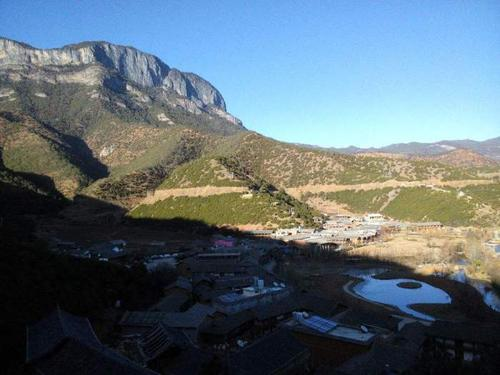
#> input picture cds_arithmetic/data/src/3.jpg, 500 x 375 px
$ python main.py
#> lines starting #> are read from the running program, lines starting #| are printed output that depends on the picture
### cds_arithmetic/cds_retinex.py
import numpy as np
import cv2 as cv
import sys


def localStd(img):
    # 归一化
    # img = img / 255.0
    # 计算均值图像和均值图像的平方图像
    img_blur = cv.blur(img, (21, 21))
    reslut_1 = img_blur**2
    # 计算图像的平方和平方后的均值
    img_2 = img**2
    reslut_2 = cv.blur(img_2, (21, 21))

    reslut = np.sqrt(np.maximum(reslut_2 - reslut_1, 0))
    return reslut


def get_reflect(img, img_illumination):
    # get_img_illumination = get_illumination(img)
    get_img_reflect = (img + 0.001) / (img_illumination + 0.001)
    return get_img_reflect


def enhancement_reflect(img):
    # 通过高斯滤波器
    gaussian_blur_img = cv.GaussianBlur(img, (21, 21), 0)
    enhancement_reflect_img = img * gaussian_blur_img
    return enhancement_reflect_img


def get_enhancment_img(img_enhance_illumination, img_enahnce_reflect):
    img = img_enhance_illumination * img_enahnce_reflect
    img = img.astype("uint8")
    return img


def read_img_from_disk(file_path):
    # 0. 读取图像
#> called with file_path = './cds_arithmetic/data/src/3.jpg'
    img = cv.imread(file_path, cv.IMREAD_COLOR)
#> img is the input picture: shape (375, 500, 3); mean B, G, R 118.2, 109.5, 94.5
    return img


def get_illumination(img):
    return cv.GaussianBlur(img, (15, 15), 0)


"""
enhancment_illumination 增强反射分量，传入反射分量，返回增强后的反射分量
"""


def enhancment_illumination(img_illumination):
    img_hsv = cv.cvtColor(img_illumination, cv.COLOR_BGR2HSV)
    img_hsv = (img_hsv - np.min(img_hsv)) / (np.max(img_hsv) - np.min(img_hsv))
    h, s, v = cv.split(img_hsv)
    wsd = 5
    gm = np.mean(v) / (1 + wsd * np.std(v))  # 一个数字
    cst = localStd(v)  # 300 * 400 的矩阵
    lm = gm * v / (1 + wsd * cst)  # 300 * 400 的矩阵
    c = np.exp(gm)  # 一个常数
    wg = v**0.2  # 300 *400
    wl = 1 - wg
    outM = v**c / (v**c + (wl * lm) ** c + (wg * gm) ** c + 0.001)
    outM = 1.5 * outM - 0.5 * cv.GaussianBlur(outM, (21, 21), 0)
    outM = (outM - np.min(outM)) / (np.max(outM) - np.min(outM))
    paramerter = 0.9
    img_illumination[:, :, 0] = (
        outM * (img_illumination[:, :, 0] / (v + 0.01)) ** paramerter
    )
    img_illumination[:, :, 1] = (
        outM * (img_illumination[:, :, 1] / (v + 0.01)) ** paramerter
    )
    img_illumination[:, :, 2] = (
        outM * (img_illumination[:, :, 2] / (v + 0.01)) ** paramerter
    )
    return img_illumination

### retinex/retinex.py
import numpy as np
import cv2


def singleScaleRetinex(img, sigma):

    retinex = np.log10(img) - np.log10(cv2.GaussianBlur(img, (0, 0), sigma))

    return retinex


def multiScaleRetinex(img, sigma_list):

    retinex = np.zeros_like(img)
    for sigma in sigma_list:
        retinex += singleScaleRetinex(img, sigma)

    retinex = retinex / len(sigma_list)

    return retinex


def colorRestoration(img, alpha, beta):

    img_sum = np.sum(img, axis=2, keepdims=True)

    color_restoration = beta * (np.log10(alpha * img) - np.log10(img_sum))

    return color_restoration


def simplestColorBalance(img, low_clip, high_clip):

    total = img.shape[0] * img.shape[1]
    for i in range(img.shape[2]):
        unique, counts = np.unique(img[:, :, i], return_counts=True)
        current = 0
        for u, c in zip(unique, counts):
            if float(current) / total < low_clip:
                low_val = u
            if float(current) / total < high_clip:
                high_val = u
            current += c

        img[:, :, i] = np.maximum(np.minimum(img[:, :, i], high_val), low_val)

    return img


def MSRCR(img, sigma_list, G, b, alpha, beta, low_clip, high_clip):

    img = np.float64(img) + 1.0

    img_retinex = multiScaleRetinex(img, sigma_list)
    img_color = colorRestoration(img, alpha, beta)
    img_msrcr = G * (img_retinex * img_color + b)

    for i in range(img_msrcr.shape[2]):
        img_msrcr[:, :, i] = (
            (img_msrcr[:, :, i] - np.min(img_msrcr[:, :, i]))
            / (np.max(img_msrcr[:, :, i]) - np.min(img_msrcr[:, :, i]))
            * 255
        )

    img_msrcr = np.uint8(np.minimum(np.maximum(img_msrcr, 0), 255))
    img_msrcr = simplestColorBalance(img_msrcr, low_clip, high_clip)

    return img_msrcr


def automatedMSRCR(img, sigma_list):

    img = np.float64(img) + 1.0

    img_retinex = multiScaleRetinex(img, sigma_list)

    for i in range(img_retinex.shape[2]):
        unique, count = np.unique(
            np.int32(img_retinex[:, :, i] * 100), return_counts=True
        )
        for u, c in zip(unique, count):
            if u == 0:
                zero_count = c
                break

        low_val = unique[0] / 100.0
        high_val = unique[-1] / 100.0
        for u, c in zip(unique, count):
            if u < 0 and c < zero_count * 0.1:
                low_val = u / 100.0
            if u > 0 and c < zero_count * 0.1:
                high_val = u / 100.0
                break

        img_retinex[:, :, i] = np.maximum(
            np.minimum(img_retinex[:, :, i], high_val), low_val
        )

        img_retinex[:, :, i] = (
            (img_retinex[:, :, i] - np.min(img_retinex[:, :, i]))
            / (np.max(img_retinex[:, :, i]) - np.min(img_retinex[:, :, i]))
            * 255
        )

    img_retinex = np.uint8(img_retinex)

    return img_retinex


def MSRCP(img, sigma_list, low_clip, high_clip):

    img = np.float64(img) + 1.0

    intensity = np.sum(img, axis=2) / img.shape[2]

    retinex = multiScaleRetinex(intensity, sigma_list)

    intensity = np.expand_dims(intensity, 2)
    retinex = np.expand_dims(retinex, 2)

    intensity1 = simplestColorBalance(retinex, low_clip, high_clip)

    intensity1 = (intensity1 - np.min(intensity1)) / (
        np.max(intensity1) - np.min(intensity1)
    ) * 255.0 + 1.0

    img_msrcp = np.zeros_like(img)

    for y in range(img_msrcp.shape[0]):
        for x in range(img_msrcp.shape[1]):
            B = np.max(img[y, x])
            A = np.minimum(256.0 / B, intensity1[y, x, 0] / intensity[y, x, 0])
            img_msrcp[y, x, 0] = A * img[y, x, 0]
            img_msrcp[y, x, 1] = A * img[y, x, 1]
            img_msrcp[y, x, 2] = A * img[y, x, 2]

    img_msrcp = np.uint8(img_msrcp - 1.0)

    return img_msrcp

### main.py
import json
import time
from cds_arithmetic.cds_retinex import *
from retinex.retinex import *


test_png = "./cds_arithmetic/data/src/3.jpg"


def cds_algo(img):
    img_illumination = get_illumination(img)  # 获得高频分量
    img_reflect = get_reflect(img, img_illumination)  # 获得反射分量
    img_enhancement_reflect = enhancement_reflect(img_reflect)  # 增强反射分量
    img_enhancement_illumination = enhancment_illumination(
        img_illumination
    )  # 增强照射分量
    img_done = get_enhancment_img(
        img_enhancement_illumination, img_reflect
    )  # 照射分量与反射分量融合
    cv.imshow("src", img)
    cv.imshow("cds-algo", img_done)


def retinex_algo(img):
    with open("./retinex/config.json", "r") as f:
        config = json.load(f)
    # img = cv.resize(img, (0, 0), fx=0.2, fy=0.2, interpolation=cv.INTER_NEAREST)
    img_msrcr = MSRCR(
        img,
        config["sigma_list"],
        config["G"],
        config["b"],
        config["alpha"],
        config["beta"],
        config["low_clip"],
        config["high_clip"],
    )

    img_amsrcr = automatedMSRCR(img, config["sigma_list"])

    img_msrcp = MSRCP(
        img, config["sigma_list"], config["low_clip"], config["high_clip"]
    )

    shape = img.shape
    cv.imshow("origin-png", img)
    cv.imshow("retinex", img_msrcr)
    cv.imshow("Automated_retinex", img_amsrcr)
    cv.imshow("MSRCP", img_msrcp)


if __name__ == "__main__":
    img = read_img_from_disk(test_png)  # 读取图像
    # 获取原始图像的尺寸
    height, width = img.shape[:2]
#> height = 375; width = 500
    print("原始图像高度:", height)
#| 原始图像高度: 375
    print("原始图像宽度:", width)
#| 原始图像宽度: 500

    # 调整图像大小为500*500
    img = cv.resize(img, (500, 500))
#> img: shape (500, 500, 3)
    cds_algo(img)
#> in enhancment_illumination, `img_hsv = cv.cvtColor(img_illumination, cv.COLOR_BGR2HSV)`: img_hsv: shape (500, 500, 3); mean H, S, V 78.8, 87.8, 130.1
#> in enhancment_illumination, `img_hsv = (img_hsv - np.min(img_hsv)) / (np.max(img_hsv) - np.min(img_..`: img_hsv: shape (500, 500, 3) float64; mean H, S, V 0.309, 0.344, 0.51
#> in enhancment_illumination, `h, s, v = cv.split(img_hsv)`:
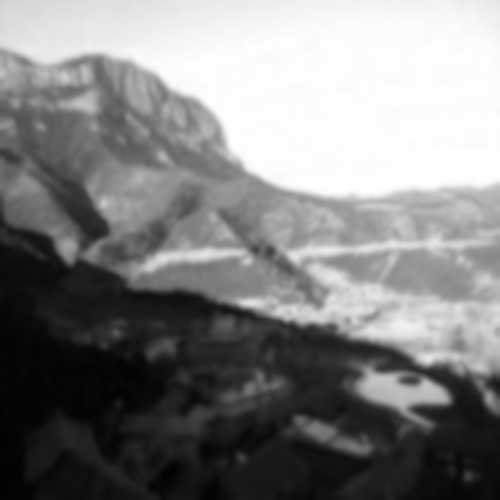
#> v: shape (500, 500) float64; min 0.00784, max 1, mean 0.51
#> in enhancment_illumination, `gm = np.mean(v) / (1 + wsd * np.std(v))`: gm = 0.182
#> in enhancment_illumination, `lm = gm * v / (1 + wsd * cst)`:
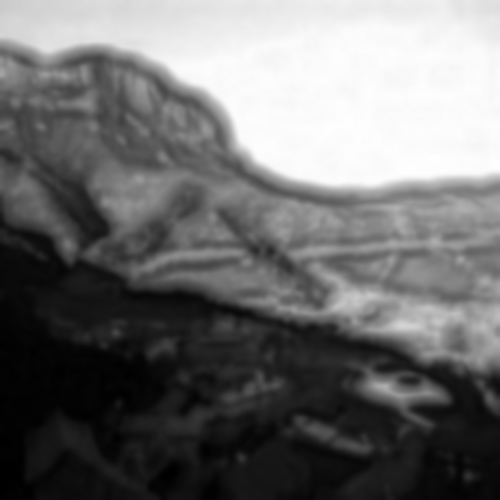
#> lm: shape (500, 500) float64; min 0.00127, max 0.181, mean 0.0794; drawn with min black and max white
#> in enhancment_illumination, `c = np.exp(gm)`: c = 1.2
#> in enhancment_illumination, `img_illumination[:, :, 1] = ( outM * (img_illumination[:, :, 1] / (v +..`:
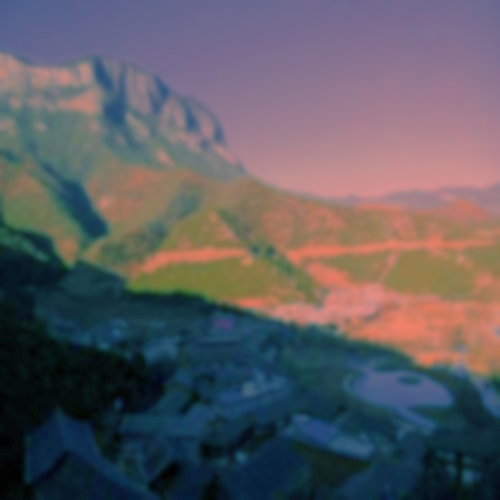
#> img_illumination: shape (500, 500, 3); mean B, G, R 98.4, 91.8, 94.6
#> in get_enhancment_img, `img = img_enhance_illumination * img_enahnce_reflect`:
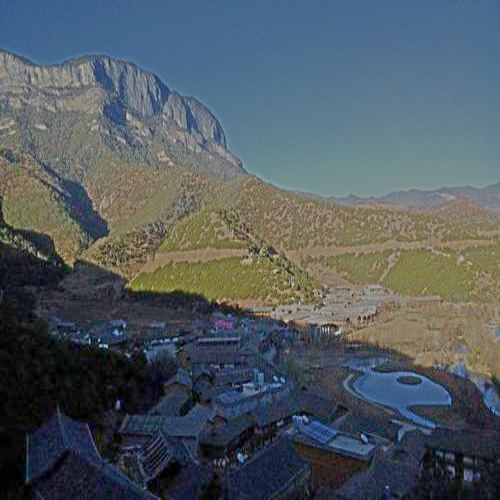
#> img: shape (500, 500, 3) float64; mean B, G, R 98.1, 91.4, 81.9
    retinex_algo(img)
#> (reads retinex/config.json from the repository)
#> in MSRCR, `img_msrcr = G * (img_retinex * img_color + b)`:
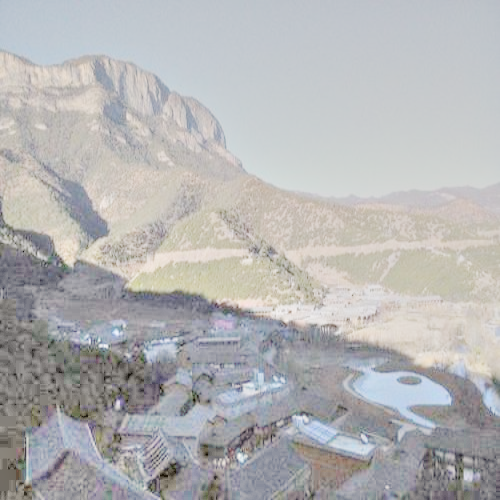
#> img_msrcr: shape (500, 500, 3) float64; mean of channels 0, 1, 2 84, 82.5, 83.1; drawn with min black and max white
#> the loop in automatedMSRCR, `for i in range(img_retinex.shape[2]):` made 3 passes
#> after the loop in automatedMSRCR, `for i in range(img_retinex.shape[2]):`:
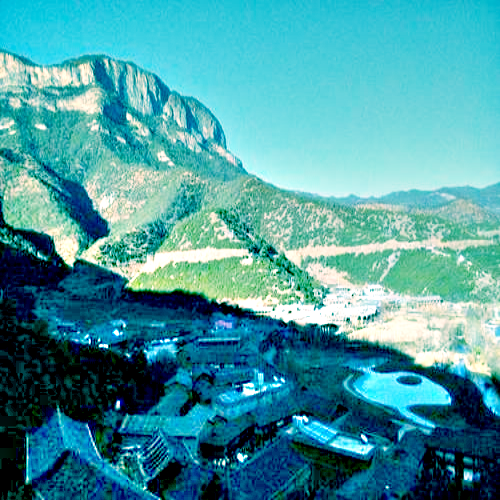
#> img_retinex: shape (500, 500, 3) float64; mean of channels 0, 1, 2 161.7, 154.1, 72.5; drawn as B, G, R
#> the loop in multiScaleRetinex (call 3), `for sigma in sigma_list:` made 3 passes
#> pass 3, in singleScaleRetinex (call 9), `retinex = np.log10(img) - np.log10(cv2.GaussianBlur(img, (0, 0), sigma))`:
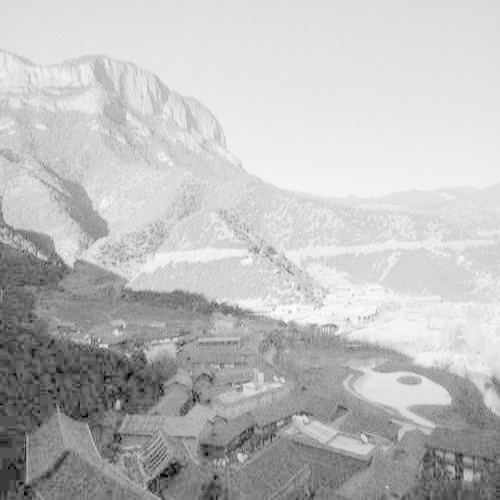
#> retinex: shape (500, 500) float64; min -1.92, max 0.393, mean -0.197; drawn with min black and max white
    cv.waitKey(0)
    print("关闭所有窗口")
    # 关闭所有窗口
    cv.destroyAllWindows()
